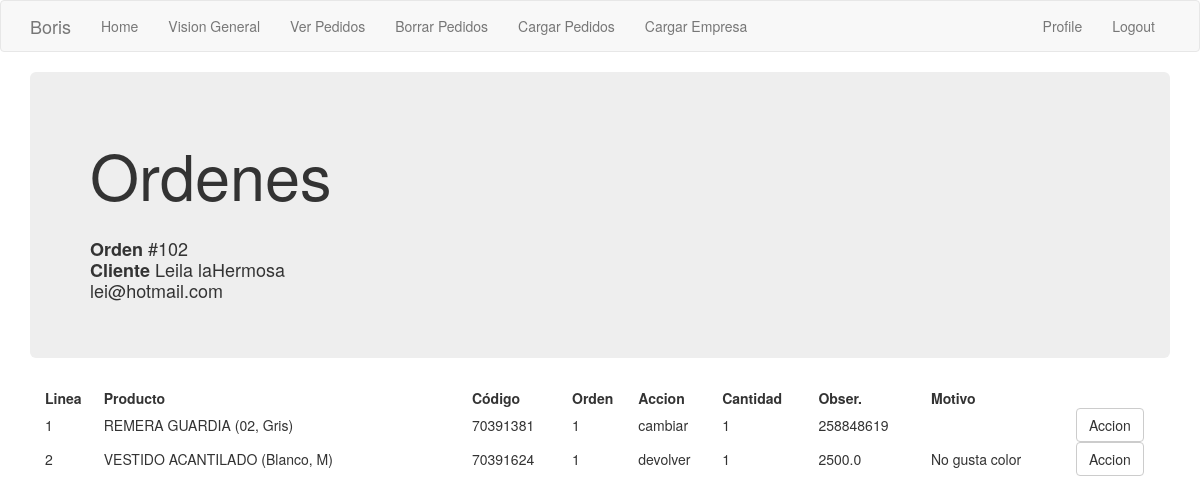
Screenshot of /orden/1 (signed in) with the database file from the repository.
### app/models.py (models this page shows, shortened)
class Order_header(db.Model):
    id = db.Column(db.Integer, primary_key=True)
    order_number = db.Column(db.Integer, index=True)
    order_id_anterior = db.Column(db.Integer)
    creation_date = db.Column(db.String(35), index=True)
    payment_method = db.Column(db.String(10))
    payment_card = db.Column(db.String(10))
    courier = db.Column(db.String(64))
    status = db.Column(db.String(15))
    sub_status = db.Column(db.String(15))
    customer_address = db.Column(db.String(64))
    customer_number = db.Column(db.String(10))
    customer_floor = db.Column(db.String(10))
    customer_zipcode = db.Column(db.String(8))
    customer_locality = db.Column(db.String(64))
    customer_city = db.Column(db.String(64))
    customer_province = db.Column(db.String(64))
    customer_country = db.Column(db.String(64))
    detalle = db.relationship('Order_detail', backref='productos', lazy='dynamic')
    customer_id = db.Column(db.Integer, db.ForeignKey('customer.id'))
    store = db.Column(db.Integer, db.ForeignKey('company.store_id'))

class Customer(db.Model):
    id = db.Column(db.Integer, primary_key=True)
    platform = db.Column(db.String(64), index=True)
    name = db.Column(db.String(64), index=True)
    email = db.Column(db.String(120), index=True, unique=True)
    phone = db.Column(db.String(15))
    orders = db.relationship('Order_header', backref='buyer', lazy='dynamic')

class Order_detail(db.Model):
    order_line_number = db.Column(db.String, primary_key=True)
    line_number = db.Column(db.Integer)
    prod_id = db.Column(db.Integer)
    name = db.Column(db.String(120))
    accion = db.Column(db.String(10))
    accion_cambiar_por = db.Column(db.Integer)
    accion_cantidad = db.Column(db.Integer)
    motivo = db.Column(db.String(50))
    monto_a_devolver = db.Column(db.Float)
    order = db.Column(db.Integer, db.ForeignKey('order_header.id'))

### app/main/routes.py (the view)
@bp.route('/orden/<orden_id>')
@login_required
def orden(orden_id):
    orden = Order_header.query.filter_by(id=orden_id).first()
    orden_linea = Order_detail.query.filter_by(order=orden_id).all()
    return render_template('orden.html', orden=orden, orden_linea=orden_linea, customer=orden.buyer)

### app/main/routes.py (called while the page is built)
@bp.before_app_request
def before_request():
    if current_user.is_authenticated:
        current_user.last_seen = datetime.utcnow()
        db.session.commit()

### app/models.py (called while the page is built)
@login.user_loader
def load_user(id):
    return User.query.get(int(id))

### app/templates/orden.html
{% extends "base.html" %}
{% block app_content %}
    <div class='jumbotron'>
        <h1> Ordenes</h1>
        <h4>
            <br> <strong>Orden </strong>#{{orden.order_number}}
            <br> <strong> Cliente </strong>{{customer.name}}
            <br>         {{customer.email}}
        </h4>
    </div>
    <div class='container'>
        <table style="width:100%">
            <tr>
                <th>Linea</th>
                <th>Producto</th>
                <th>Código</th>
                <th>Orden</th>
                <th>Accion</th>
                <th>Cantidad</th>
                <th>Obser.</th>
                <th>Motivo</th>
                <th></th>
            </tr>
            {% for i in orden_linea %}
            <tr>
                <td>{{i['line_number']}}</td>
                <td>{{i['name']}}</td>
                <td>{{i['prod_id']}}</td>
                <td>{{i['order']}}</td>
                <td>{{i['accion']}}</td>
                <td>{{i['accion_cantidad']}}</td>
                <td>
                {% if i['accion'] == 'cambiar' %}
                    {{i['accion_cambiar_por']}}
                {% else %}
                    {{i['monto_a_devolver']}}
                {% endif %}
                </td>
                <td>{{i['motivo']}}</td>
                <td><a href="{ url_for('main.ver_pedidos'}">
                    <button class="btn btn-default"> Accion </button></td>
            </tr>
            {% endfor %}
        </table>
    </div>
{% endblock %}

### rows the page displays
Order_header: order_number "102"
Customer: name "Leila laHermosa", email "lei@hotmail.com"
Order_detail: line_number "1", name "REMERA GUARDIA (02, Gris)", prod_id "70391381", order "1", accion "cambiar", accion_cantidad "1", accion_cambiar_por "258848619"
Order_detail: line_number "2", name "VESTIDO ACANTILADO (Blanco, M)", prod_id "70391624", order "1", accion "devolver", accion_cantidad "1", monto_a_devolver "2500.0", motivo "No gusta color"

### other values shown
{{ 'Logout' }} "Logout"
